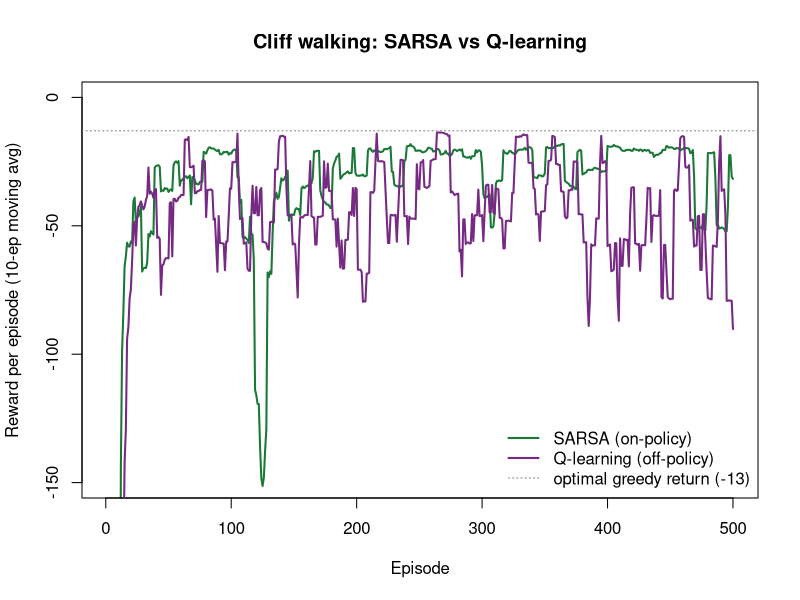
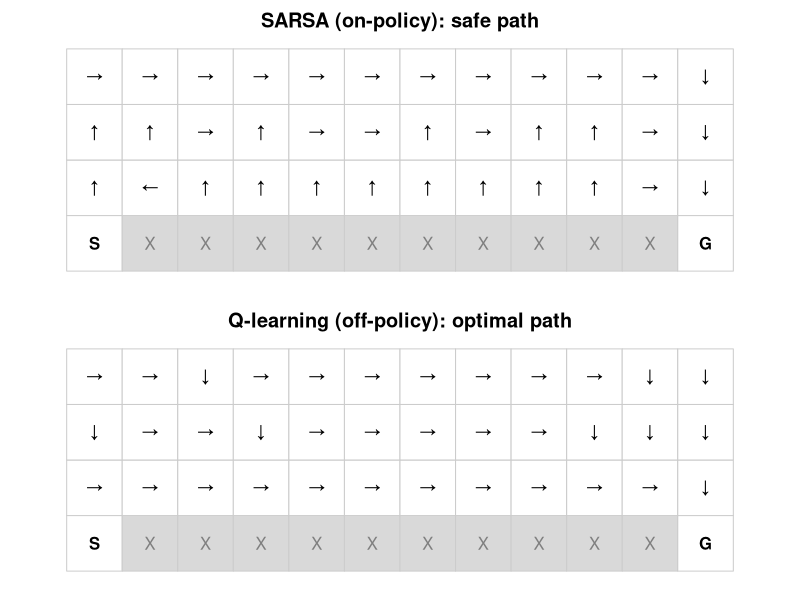

Write the R code that produced these figures, in order.
## ---- chunk 1
#| include: false
suppressPackageStartupMessages(library(tidyverse))
## ---- chunk 2
set.seed(1301)

# Cliff-walking environment ------------------------------------------------
n_rows <- 4L
n_cols <- 12L
n_states <- n_rows * n_cols
n_actions <- 4L  # 1=up, 2=right, 3=down, 4=left

# Map (row, col) with row 1 at the BOTTOM to a state index 1..48.
rc_to_state <- function(row, col) (row - 1L) * n_cols + col
start_state <- rc_to_state(1L, 1L)
goal_state  <- rc_to_state(1L, n_cols)
# Cliff cells: bottom row, columns 2..11.
cliff_states <- rc_to_state(1L, 2L:(n_cols - 1L))

# Given a state and action, return list(next_state, reward, done).
step_env <- function(s, a) {
  row <- (s - 1L) %/% n_cols + 1L
  col <- (s - 1L) %%  n_cols + 1L
  if (a == 1L) row <- min(row + 1L, n_rows)  # up
  if (a == 2L) col <- min(col + 1L, n_cols)  # right
  if (a == 3L) row <- max(row - 1L, 1L)      # down
  if (a == 4L) col <- max(col - 1L, 1L)      # left
  s2 <- rc_to_state(row, col)
  if (s2 %in% cliff_states) {
    return(list(next_state = start_state, reward = -100, done = FALSE))
  }
  if (s2 == goal_state) {
    return(list(next_state = s2, reward = -1, done = TRUE))
  }
  list(next_state = s2, reward = -1, done = FALSE)
}

# epsilon-greedy action selection from a Q-row.
eps_greedy <- function(qrow, epsilon) {
  if (runif(1) < epsilon) {
    sample.int(n_actions, 1L)
  } else {
    which.max(qrow)  # ties: first max, deterministic
  }
}
## ---- chunk 3
run_agent <- function(method = c("sarsa", "qlearning"),
                      n_episodes = 500L,
                      alpha = 0.5, gamma = 1.0, epsilon = 0.1,
                      max_steps = 1000L) {
  method <- match.arg(method)
  Q <- matrix(0, nrow = n_states, ncol = n_actions)
  ep_reward <- numeric(n_episodes)

  for (ep in seq_len(n_episodes)) {
    s <- start_state
    a <- eps_greedy(Q[s, ], epsilon)
    total <- 0
    done <- FALSE
    steps <- 0L

    while (!done && steps < max_steps) {
      steps <- steps + 1L
      res <- step_env(s, a)
      s2 <- res$next_state; r <- res$reward; done <- res$done
      total <- total + r

      if (method == "sarsa") {
        a2 <- eps_greedy(Q[s2, ], epsilon)         # on-policy next action
        target <- r + gamma * Q[s2, a2] * (!done)
      } else {
        a2 <- eps_greedy(Q[s2, ], epsilon)         # behaviour is still eps-greedy
        target <- r + gamma * max(Q[s2, ]) * (!done)  # off-policy: greedy target
      }
      Q[s, a] <- Q[s, a] + alpha * (target - Q[s, a])
      s <- s2; a <- a2
    }
    ep_reward[ep] <- total
  }
  list(Q = Q, ep_reward = ep_reward)
}

set.seed(1301)
sarsa <- run_agent("sarsa")
set.seed(1301)
qlearn <- run_agent("qlearning")
## ---- chunk 4
moving_avg <- function(x, k = 10L) {
  out <- rep(NA_real_, length(x))
  for (i in seq_along(x)) {
    lo <- max(1L, i - k + 1L)
    out[i] <- mean(x[lo:i])
  }
  out
}

sm_s <- moving_avg(sarsa$ep_reward)
sm_q <- moving_avg(qlearn$ep_reward)

plot(sm_s, type = "l", lwd = 2, col = "#1b7837",
     ylim = c(-150, 0), xlab = "Episode",
     ylab = "Reward per episode (10-ep moving avg)",
     main = "Cliff walking: SARSA vs Q-learning")
lines(sm_q, lwd = 2, col = "#762a83")
abline(h = -13, lty = 3, col = "grey50")  # optimal greedy path return
legend("bottomright",
       legend = c("SARSA (on-policy)", "Q-learning (off-policy)",
                  "optimal greedy return (-13)"),
       col = c("#1b7837", "#762a83", "grey50"),
       lwd = c(2, 2, 1), lty = c(1, 1, 3), bty = "n")
## ---- chunk 5
arrow_for <- function(a) c("↑", "→", "↓", "←")[a]  # up,right,down,left

draw_policy <- function(Q, title) {
  plot(NA, xlim = c(0.5, n_cols + 0.5), ylim = c(0.5, n_rows + 0.5),
       xlab = "", ylab = "", axes = FALSE, main = title, asp = 1)
  for (s in seq_len(n_states)) {
    row <- (s - 1L) %/% n_cols + 1L
    col <- (s - 1L) %%  n_cols + 1L
    rect(col - 0.5, row - 0.5, col + 0.5, row + 0.5, border = "grey80",
         col = if (s %in% cliff_states) "grey85" else "white")
    if (s %in% cliff_states) {
      text(col, row, "X", col = "grey50")
    } else if (s == start_state) {
      text(col, row, "S", font = 2)
    } else if (s == goal_state) {
      text(col, row, "G", font = 2)
    } else {
      text(col, row, arrow_for(which.max(Q[s, ])), cex = 1.1)
    }
  }
}

par(mfrow = c(2, 1), mar = c(1, 1, 2, 1))
draw_policy(sarsa$Q,  "SARSA (on-policy): safe path")
draw_policy(qlearn$Q, "Q-learning (off-policy): optimal path")
par(mfrow = c(1, 1))
## ---- chunk 6
final_window <- function(x, k = 100L) mean(tail(x, k))

comp <- data.frame(
  Property = c("Policy learned about", "Target uses",
               "Path on this task", "Mean reward, last 100 ep",
               "Behaviour when exploration off"),
  SARSA = c("the policy it follows (on-policy)",
            "Q(S', A') with A' ~ eps-greedy",
            "safe (one row above cliff)",
            sprintf("%.1f", final_window(sarsa$ep_reward)),
            "safe path"),
  `Q-learning` = c("the greedy/optimal policy (off-policy)",
                   "max_a Q(S', a)",
                   "optimal (along cliff edge)",
                   sprintf("%.1f", final_window(qlearn$ep_reward)),
                   "optimal path"),
  check.names = FALSE
)

knitr::kable(
  comp,
  caption = "SARSA versus Q-learning on cliff walking. SARSA collects more reward during learning because its on-policy target accounts for exploratory missteps; Q-learning's off-policy target learns the optimal path but pays for occasional exploratory falls.",
  booktabs = TRUE
)
